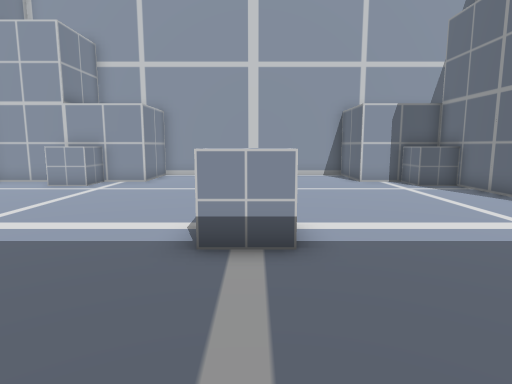
view 1 (above)

17 first-person views from a walk through a scene from a Unity 3-D project. The camera is 1.5 m above the floor, tilts 8° down and sees 75° across. The floor is counted in squares, 1 m on a side. Each view is taken from the middle of a square. On the plan, view 1 faces up. The plan holds only what a view shows up to about 15 squares ahead; the rest is blank. The player is left out.

view 2
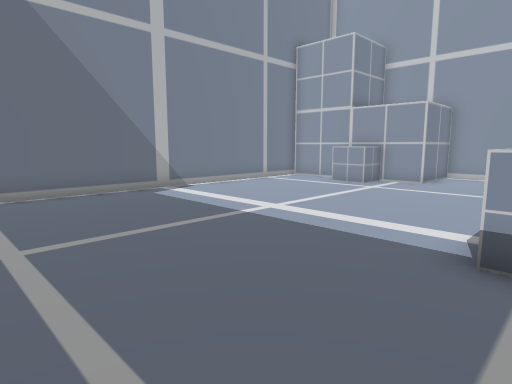

view 3
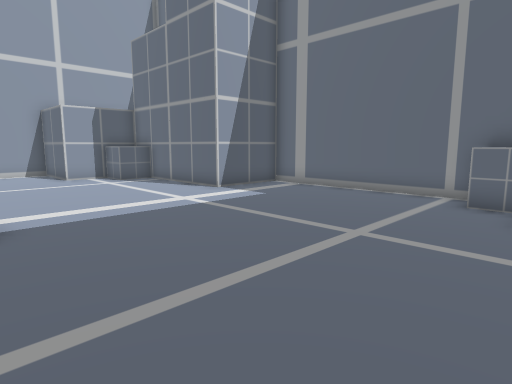

view 4
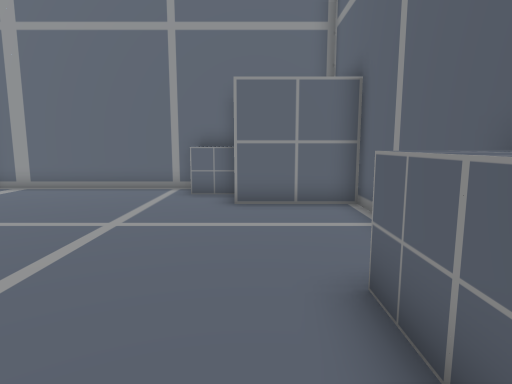

view 5
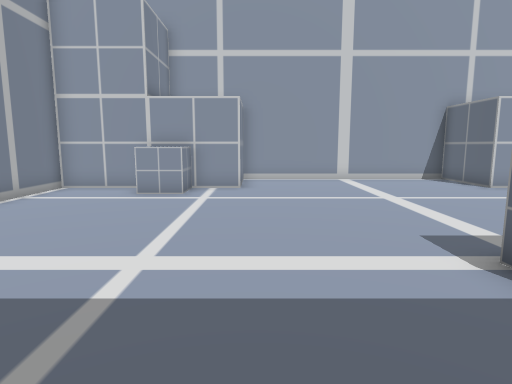

view 6
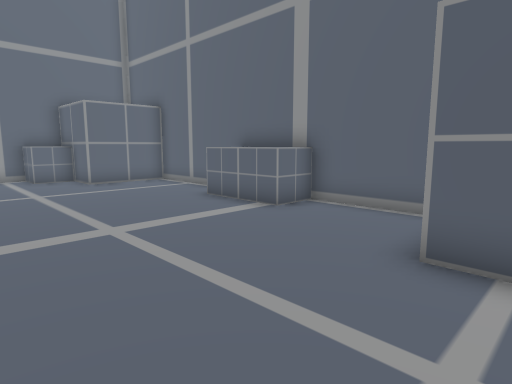

view 7
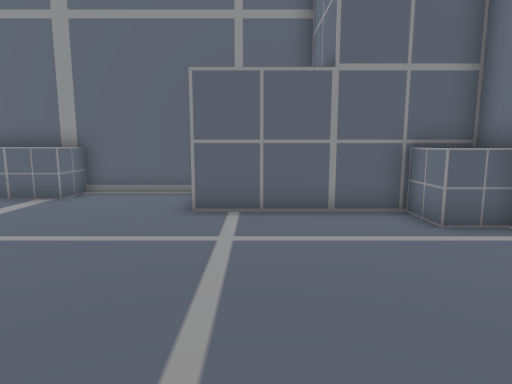

view 8
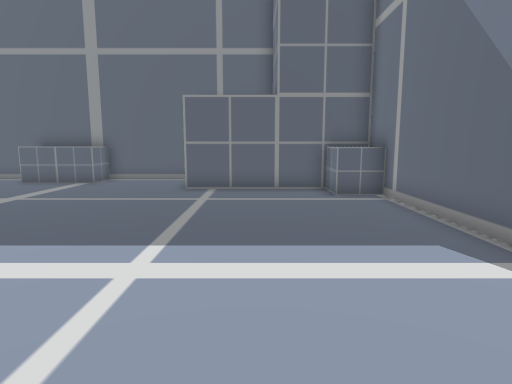

view 9
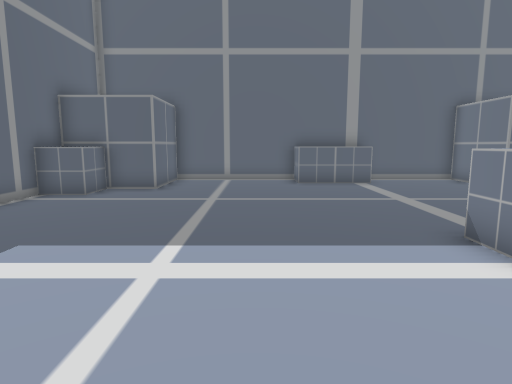

view 10
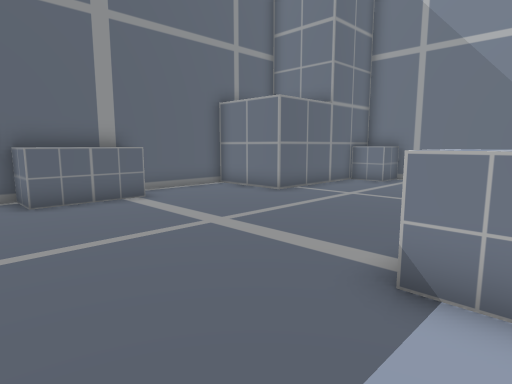

view 11
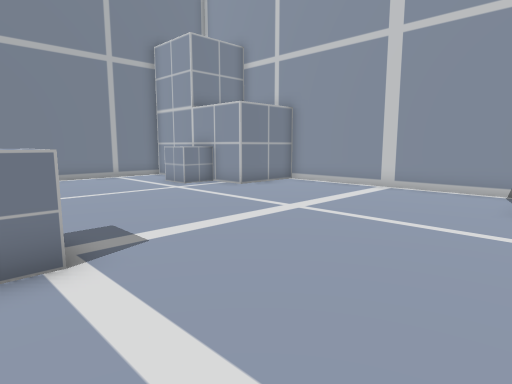

view 12
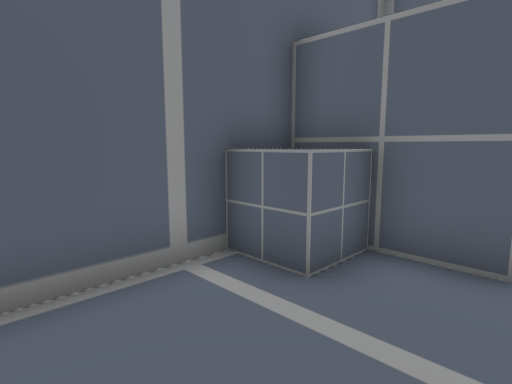

view 13
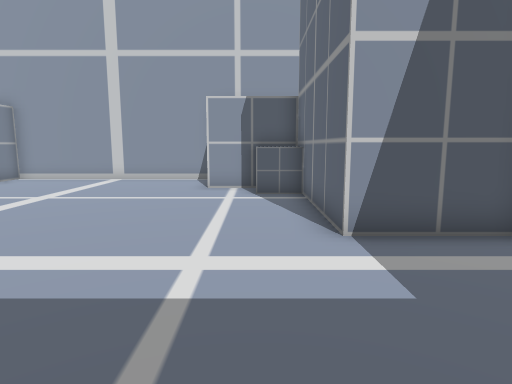

view 14
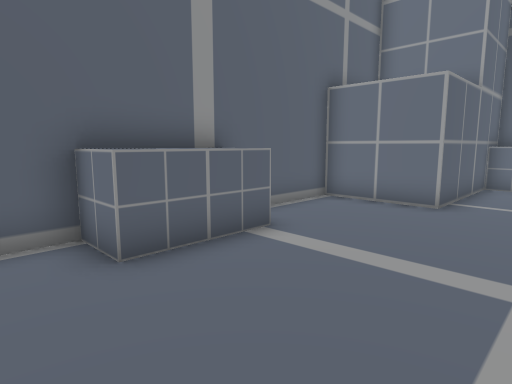

view 15
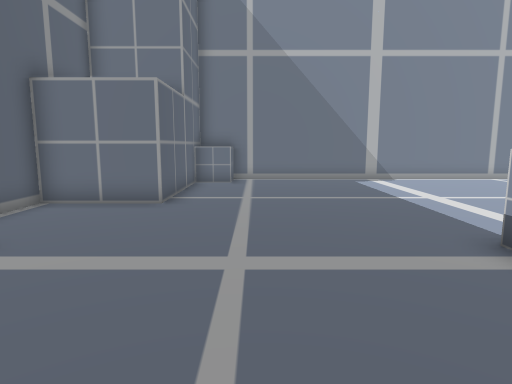

view 16
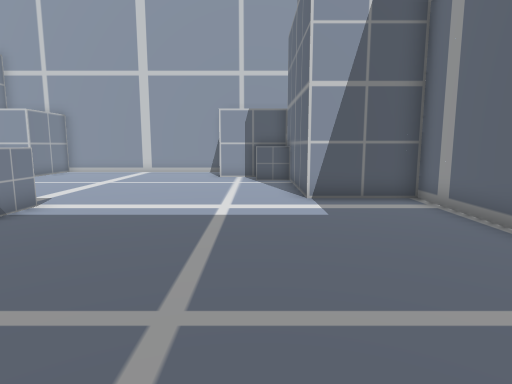

view 17
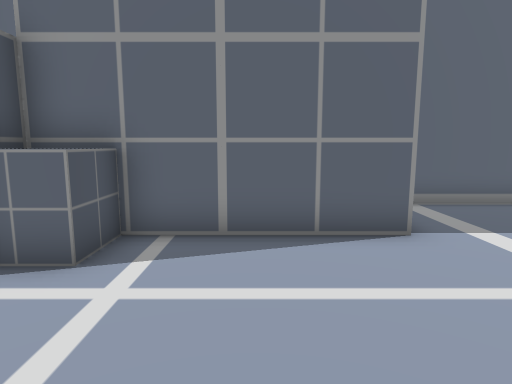

### Floor plan
Points are (right, up) in squares from view 1. A wall is a line through its corners. A room is listed if a view was taken in it or the views show most of it. See-through windows are left out.
Room 1 (views 1, 2, 3, 4, 5, 6, 7, 8, 9, 10, 11, 12, 13, 14, 15, 16, 17)
walls: (2.4, -4.6) (7.5, -4.6) (7.5, -1.4) (10.6, -1.4); (10.6, 0.4) (10.6, 7.4) (7.5, 7.4) (7.5, 13.7) (4.3, 13.7) (4.3, 16.9) (-4.6, 16.9) (-4.6, 13.7) (-10.9, 13.7) (-10.9, -1.4) (-4.6, -1.4) (-4.6, -4.6) (-0.4, -4.6)
objects: other object (-10, -1) to (-10, 0); other object (-8, 12) to (-6, 13); other object (-1, 5) to (0, 6); other object (0, -5) to (0, -3); other object (1, -5) to (2, -3); other object (6, 12) to (7, 13); other object (9, -1) to (11, 0)

Positions as (right, up) in squares from view 1, and headings:
1: (0, 0), facing up
2: (0, 0), facing up-left
3: (0, -2), facing up-right
4: (-1, -2), facing right
5: (-4, 2), facing up
6: (-6, 3), facing down-right
7: (-6, 6), facing down
8: (-7, 10), facing down
9: (4, 10), facing down
10: (4, 6), facing down-left
11: (5, 5), facing up-left
12: (7, 3), facing down-right
13: (6, 2), facing up
14: (4, 1), facing down-left
15: (4, 1), facing left
16: (6, -2), facing up
17: (2, 10), facing right
